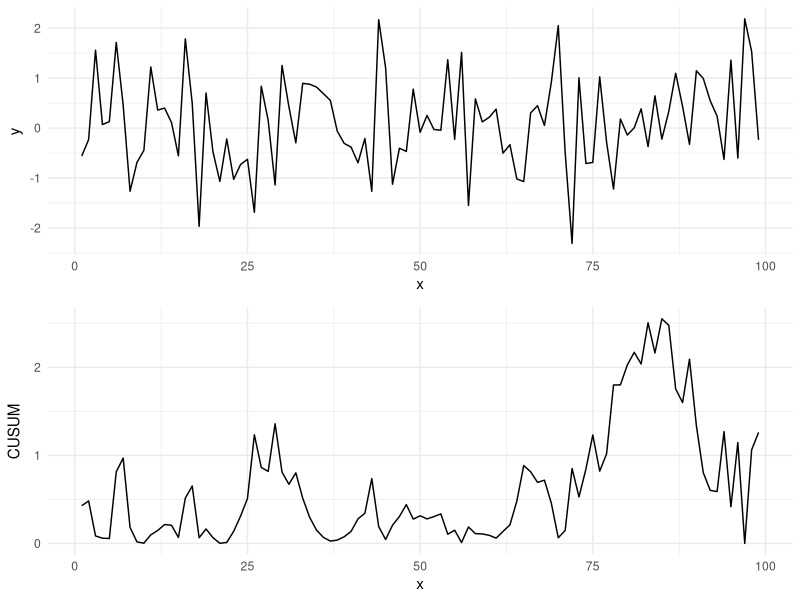

The R source for this figure:
## ---- chunk 1
library(tidyverse)
library(ggpubr)
## ---- chunk 2
LR <- function(x) {
  #input is data vector length >=2
  S <- cumsum(x) #calculate cummulate sum of data
  n <- length(x) #number of data points
  tau <- 1:(n - 1) #possible change-point locations to test
  D <- S[tau] / tau - (S[n] - S[tau]) / (n - tau) #difference in means
  LR <- D ^ 2 * tau * (n - tau) / n #LR statistic at locations tau
  #return LR statistic and estimate of tau
  return(list(LR = LR, LR_max = max(LR), tau.hat = which.max(LR)))
}

set.seed(123)
y <- c(rnorm(50), rnorm(50))

# Calculate CUSUM statistics
cusum_results <- LR(y)

# Create a data frame for the CUSUM trace
cusum_df <- data.frame(
  x = 1:(length(y) - 1),
  y = y[1:(length(y) - 1)],
  CUSUM = cusum_results$LR
)

# Plot 1: Time series
p1 <- ggplot(cusum_df, aes(x = x, y = y)) +
  geom_line() +
  theme_minimal()

# Plot 2: CUSUM trace
p2 <- ggplot(cusum_df, aes(x = x, y = CUSUM)) +
  geom_line() +
  theme_minimal()

combined_plot <- ggarrange( p1, p2, align = "hv", nrow = 2)

# Display the plot
print(combined_plot)
